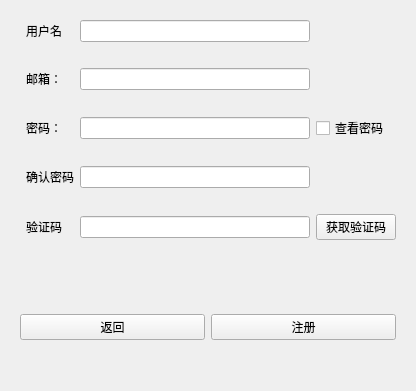
<?xml version="1.0" encoding="UTF-8"?>
<ui version="4.0">
 <class>RegisterForm</class>
 <widget class="QWidget" name="RegisterForm">
  <property name="geometry">
   <rect>
    <x>0</x>
    <y>0</y>
    <width>416</width>
    <height>391</height>
   </rect>
  </property>
  <property name="windowTitle">
   <string>Form</string>
  </property>
  <layout class="QVBoxLayout" name="verticalLayout">
   <item>
    <widget class="QWidget" name="widget" native="true">
     <layout class="QGridLayout" name="gridLayout_2">
      <property name="leftMargin">
       <number>15</number>
      </property>
      <item row="0" column="0">
       <widget class="QLabel" name="userNameLabel">
        <property name="text">
         <string>用户名</string>
        </property>
       </widget>
      </item>
      <item row="7" column="1">
       <widget class="QLabel" name="passwordTipLabel2">
        <property name="styleSheet">
         <string notr="true">QLabel { color : red; }</string>
        </property>
        <property name="text">
         <string/>
        </property>
       </widget>
      </item>
      <item row="6" column="1">
       <widget class="QLineEdit" name="passwordLineEdit2">
        <property name="maxLength">
         <number>20</number>
        </property>
        <property name="echoMode">
         <enum>QLineEdit::Password</enum>
        </property>
       </widget>
      </item>
      <item row="6" column="0">
       <widget class="QLabel" name="passwordLabel2">
        <property name="text">
         <string>确认密码</string>
        </property>
       </widget>
      </item>
      <item row="8" column="2">
       <widget class="QPushButton" name="getCaptchaPushButton">
        <property name="text">
         <string>获取验证码</string>
        </property>
       </widget>
      </item>
      <item row="2" column="0">
       <widget class="QLabel" name="accountLabel">
        <property name="text">
         <string>邮箱：</string>
        </property>
       </widget>
      </item>
      <item row="3" column="1">
       <widget class="QLabel" name="accountdTipLabel">
        <property name="styleSheet">
         <string notr="true">QLabel { color : red; }</string>
        </property>
        <property name="text">
         <string/>
        </property>
       </widget>
      </item>
      <item row="8" column="0">
       <widget class="QLabel" name="captchaLabel">
        <property name="text">
         <string>验证码</string>
        </property>
       </widget>
      </item>
      <item row="9" column="1">
       <widget class="QLabel" name="captchaTipLabel">
        <property name="styleSheet">
         <string notr="true">QLabel { color : red; }</string>
        </property>
        <property name="text">
         <string/>
        </property>
       </widget>
      </item>
      <item row="1" column="1">
       <widget class="QLabel" name="userNameTipLabel">
        <property name="styleSheet">
         <string notr="true">QLabel { color : red; }</string>
        </property>
        <property name="text">
         <string/>
        </property>
       </widget>
      </item>
      <item row="2" column="1">
       <widget class="QLineEdit" name="accountLineEdit">
        <property name="maxLength">
         <number>100</number>
        </property>
       </widget>
      </item>
      <item row="0" column="1">
       <widget class="QLineEdit" name="userNameLineEdit">
        <property name="maxLength">
         <number>20</number>
        </property>
       </widget>
      </item>
      <item row="5" column="1">
       <widget class="QLabel" name="passwordTipLabel1">
        <property name="styleSheet">
         <string notr="true">QLabel { color : red; }</string>
        </property>
        <property name="text">
         <string/>
        </property>
        <property name="wordWrap">
         <bool>true</bool>
        </property>
       </widget>
      </item>
      <item row="8" column="1">
       <widget class="QLineEdit" name="captchaLineEdit">
        <property name="maxLength">
         <number>6</number>
        </property>
       </widget>
      </item>
      <item row="4" column="2">
       <widget class="QCheckBox" name="showPasswordCheckBox">
        <property name="text">
         <string>查看密码</string>
        </property>
       </widget>
      </item>
      <item row="4" column="1">
       <widget class="QLineEdit" name="passwordLineEdit1">
        <property name="maxLength">
         <number>20</number>
        </property>
        <property name="echoMode">
         <enum>QLineEdit::Password</enum>
        </property>
       </widget>
      </item>
      <item row="4" column="0">
       <widget class="QLabel" name="passwordLabel1">
        <property name="text">
         <string>密码：</string>
        </property>
       </widget>
      </item>
     </layout>
    </widget>
   </item>
   <item>
    <widget class="QWidget" name="widget_2" native="true">
     <layout class="QHBoxLayout" name="horizontalLayout">
      <item>
       <widget class="QPushButton" name="returnPushButton">
        <property name="text">
         <string>返回</string>
        </property>
       </widget>
      </item>
      <item>
       <widget class="QPushButton" name="registerPushButton">
        <property name="text">
         <string>注册</string>
        </property>
       </widget>
      </item>
     </layout>
    </widget>
   </item>
  </layout>
 </widget>
 <resources/>
 <connections/>
</ui>
